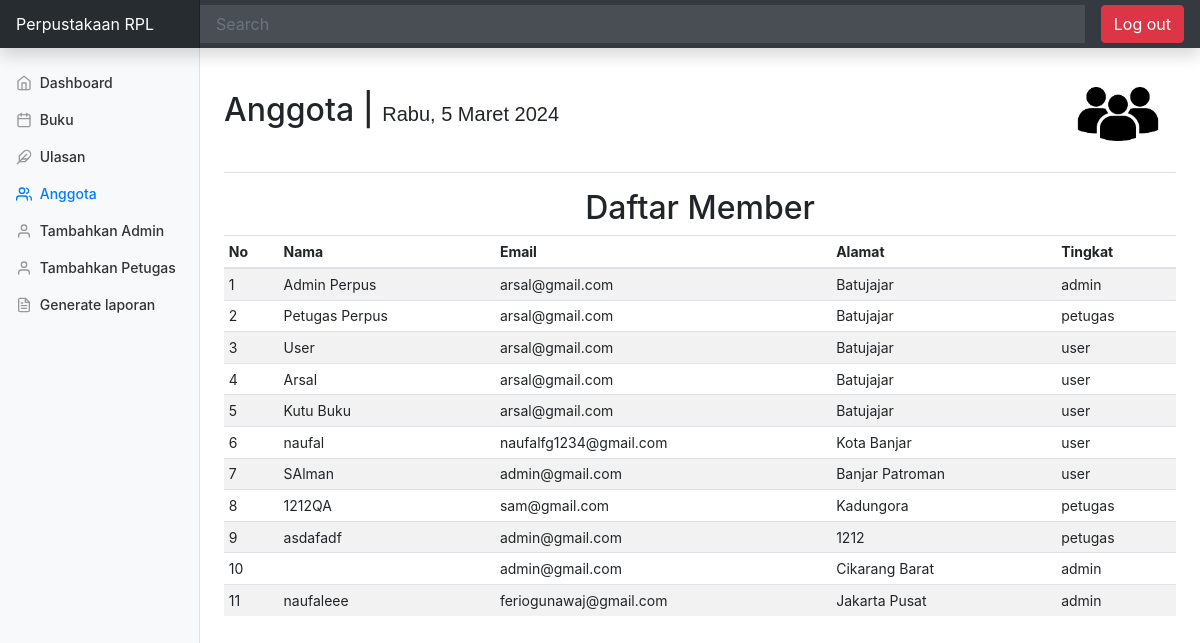
Before: /fitur/anggota.php (signed in) with the older database file.
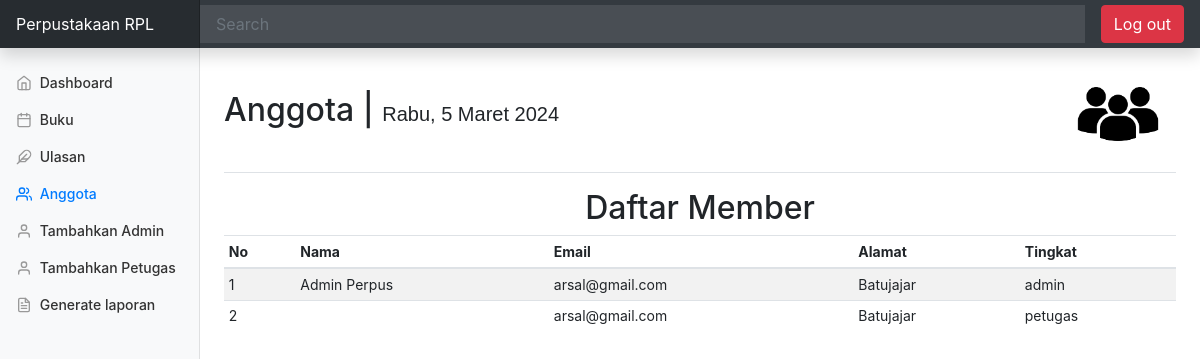
After: the same page with the newer database file.
### tables this page shows
CREATE TABLE `user` (
  `userid` int(11) NOT NULL,
  `username` varchar(225) NOT NULL,
  `password` varchar(225) NOT NULL,
  `email` varchar(225) NOT NULL,
  `namalengkap` varchar(225) NOT NULL,
  `no_hp` varchar(50) NOT NULL,
  `alamat` varchar(225) NOT NULL,
  `level` varchar(20) NOT NULL,
  `created_at` timestamp NOT NULL DEFAULT CURRENT_TIMESTAMP ON UPDATE CURRENT_TIMESTAMP
);

### fitur/anggota.php (the view, shortened to what the changed rows need)
<?php
include '../koneksi.php';
?>
<!doctype html>
<html lang="en">
<head>
  <link href="../assets/css/bootstrap.min.css" rel="stylesheet">
  <link href="../assets/css/dashboard.css" rel="stylesheet">
</head>
<body>
  <div class="container-fluid">
    <div class="row">
      <nav id="sidebarMenu" class="col-md-3 col-lg-2 d-md-block bg-light sidebar collapse">
        <div class="sidebar-sticky pt-3">
          <ul class="nav flex-column">
            <?php
            $id_user = $_SESSION['userid'];
            $qry = mysqli_query($connect, "SELECT * FROM user WHERE userid='$id_user'");
            while ($admin = mysqli_fetch_array($qry)) {
            ?>
              <?php
              if ($admin['level'] != 'petugas') { ?>
                <li class="nav-item">
                  <a class="nav-link" href="register-admin.php?id=<?php echo $admin['userid']; ?>">
                    <span data-feather="user"></span>
                    Tambahkan Admin
                  </a>
                </li>
                <li class="nav-item">
                  <a class="nav-link" href="register.php?id=<?php echo $admin['userid']; ?>">
                    <span data-feather="user"></span>
                    Tambahkan Petugas
                  </a>
                </li>
              <?php
              }
              ?>
            <?php
            }
            ?>
          </ul>
        </div>
      </nav>
      <main role="main" class="col-md-9 ml-sm-auto col-lg-10 px-md-4">
        <div class="d-flex justify-content-between flex-wrap flex-md-nowrap align-items-center pt-3 pb-2 mb-3 border-bottom">
          <h1 class="h2">Anggota | <small class="h5">
          </small></h1>
        </div>
        <h2 align="center">Daftar Member</h2>
        <div class="table-responsive">
          <table class="table table-striped table-sm">
            <thead>
              <th bgcolor="white">No</th>
              <th bgcolor="white">Nama</th>
              <th bgcolor="white">Email</th>
              <th bgcolor="white">Alamat</th>
              <th bgcolor="white">Tingkat</th>
            </thead>
            <tbody>
              <?php
              if (isset($_GET['cari'])) {
                $cari = $_GET['cari'];
                $query = "SELECT * FROM user WHERE namalengkap like '%" . $cari . "%'";
              } else {
                $query = "SELECT * FROM user";
              }
              $result = mysqli_query($connect, $query);
              $no = 1;
              while ($member = mysqli_fetch_array($result)) {
                $email = $member['email'];
                $nama = $member['namalengkap'];
                $alamat = $member['alamat'];
                $level = $member['level'];
              ?>
                <tr>
                  <td><?php echo $no++ ?></td>
                  <td><?php echo $nama ?></td>
                  <td><?php echo $email ?></td>
                  <td><?php echo $alamat ?></td>
                  <td><?php echo $level ?></td>
                </tr>
              <?php
              }
              ?>
            </tbody>
          </table>
        </div>
      </main>
    </div>
  </div>
</body>
</html>

Changed rows visible on the page:
removed user: namalengkap "Petugas Perpus", email "arsal@gmail.com", alamat "Batujajar", level "petugas", shown under "Daftar Member"
removed user: namalengkap "User", email "arsal@gmail.com", alamat "Batujajar", level "user", shown under "Daftar Member"
removed user: namalengkap "Arsal", email "arsal@gmail.com", alamat "Batujajar", level "user", shown under "Daftar Member"
removed user: namalengkap "Kutu Buku", email "arsal@gmail.com", alamat "Batujajar", level "user", shown under "Daftar Member"
removed user: namalengkap "naufal", email "naufalfg1234@gmail.com", alamat "Kota Banjar", level "user", shown under "Daftar Member"
removed user: namalengkap "SAlman", email "admin@gmail.com", alamat "Banjar Patroman", level "user", shown under "Daftar Member"
removed user: namalengkap "1212QA", email "sam@gmail.com", alamat "Kadungora", level "petugas", shown under "Daftar Member"
removed user: namalengkap "asdafadf", email "admin@gmail.com", alamat "1212", level "petugas", shown under "Daftar Member"
removed user: email "admin@gmail.com", alamat "Cikarang Barat", level "admin", shown under "Daftar Member"
removed user: namalengkap "naufaleee", email "feriogunawaj@gmail.com", alamat "Jakarta Pusat", level "admin", shown under "Daftar Member"
added user: email "arsal@gmail.com", alamat "Batujajar", level "petugas", shown under "Daftar Member"
